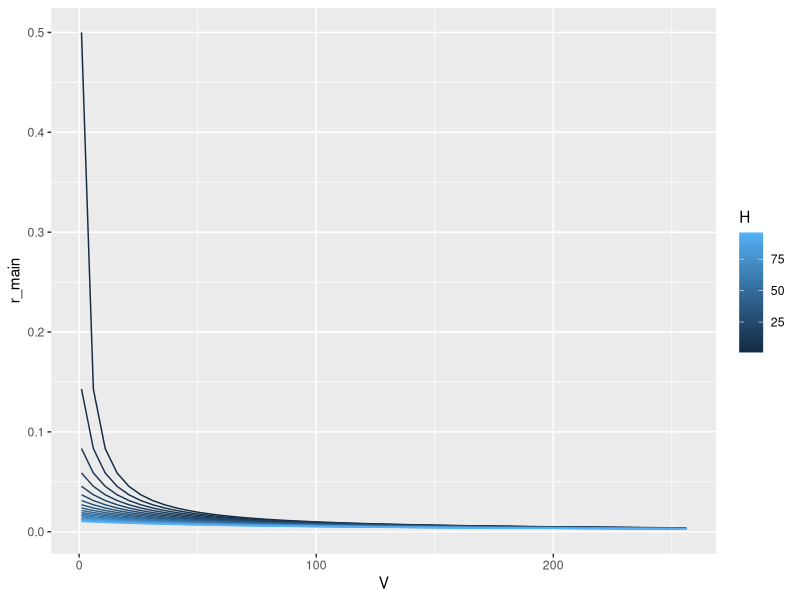
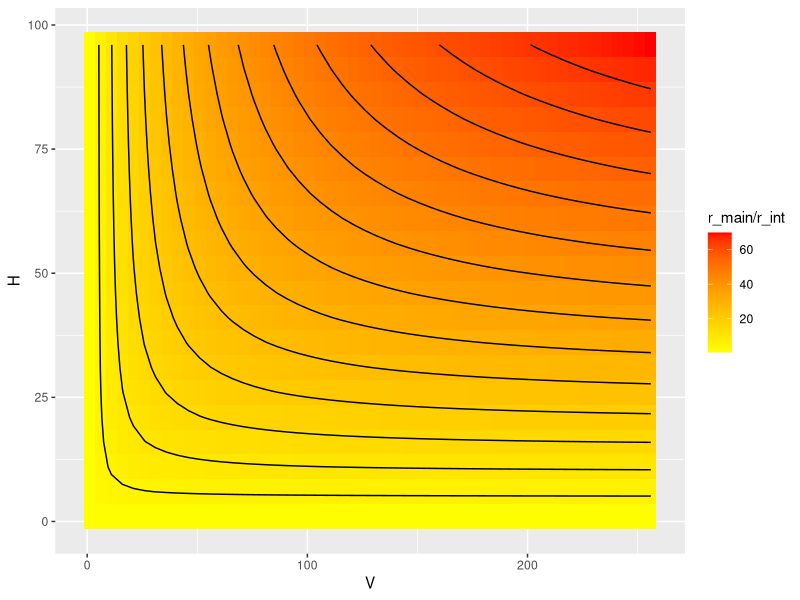
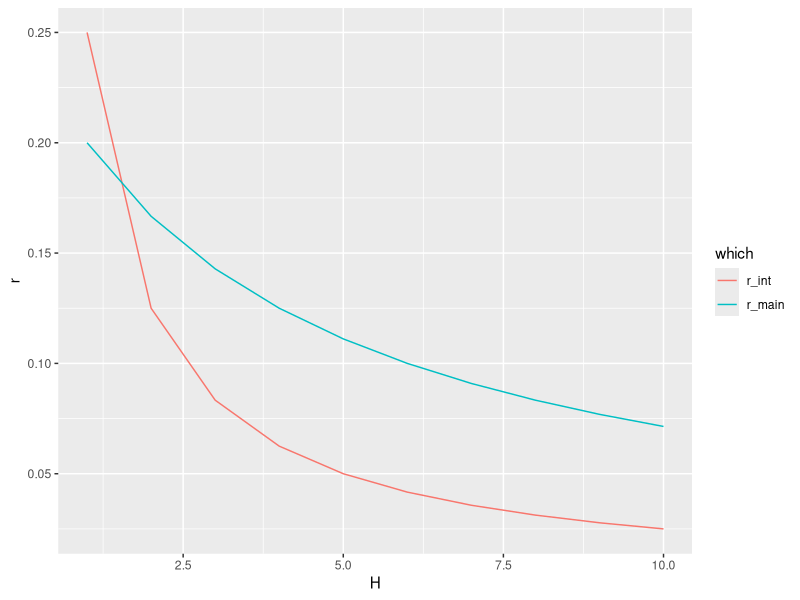

These figures' R source, in order:
#libraries -----------------------
library(dplyr)
library(tidyr)
library(ggplot2)


#look at functional relationship ----------
expand.grid(V = seq(1, 256, 5), H = seq(1, 100, 5)) %>%
  mutate(r_main = 1/(H + V), r_int = 1/(H*V)) -> params

params %>%
  ggplot() +
  geom_line(aes(V, r_main, colour = H, group = H)) 

params %>%
  ggplot() +
  geom_tile(aes(V, H, fill = r_main/r_int)) +
  geom_contour(aes(V, H, z = r_main/r_int), colour = "black") +
  scale_fill_gradient(low = "yellow", high = "red")

expand.grid(V = 4, H = 1:10) %>%
  mutate(r_main = 1/(H + V), r_int = 1/(H*V)) %>%
  gather(which, r, r_main, r_int) %>%
  ggplot() +
  geom_line(aes(H, r, group = which, colour = which))

  